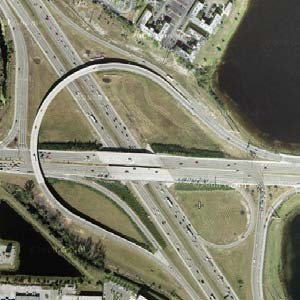
%> input picture dataset/test_4.png, 300 x 300 px
$ octave road_extraction.m   (GNU Octave 9; MATLAB toolbox functions it lacks are replaced by stand-ins)
%> lines starting %> are read from the running program, lines starting %| are printed output that depends on the picture; in (x1, y1, x2, y2) boxes, pixels count from 0 and x2, y2 are one past the last pixel; in counts of white or black regions, pixels touching at a corner belong together; the program's own positions count from 1
clc
close all;
I=imread('C:\Users\momin\Desktop\Road-extraction-from-satellite-images-master\Road_extraction\evaldataset\test_4.png');
%> I is the input picture: size 300x300x3 uint8; mean R, G, B 126.7, 125.8, 107.2
figure;
imshow(I);
title('Original image');

J=rgb2gray(I);
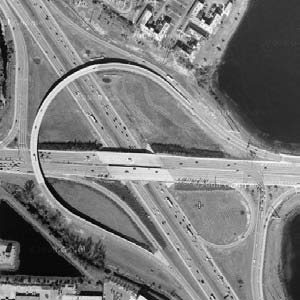
%> J: size 300x300 uint8; min 0, max 255, mean 123.9
%whos
figure,imshow(J);
title('grayscale image');
%[a,b]=size(J);
%K = zeros(a,b);
K=imadjust(J,[0.5 0.9],[]);
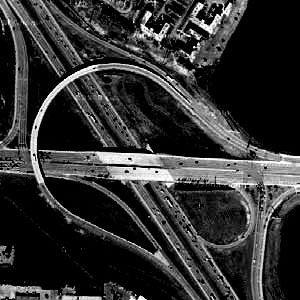
%> K: size 300x300 uint8; min 0, max 255, mean 49.9
% [4 lines of commented-out code are left out]
figure;
imshow(K);

level = graythresh(K);
%> level = 0.302
I=im2bw(K,level);
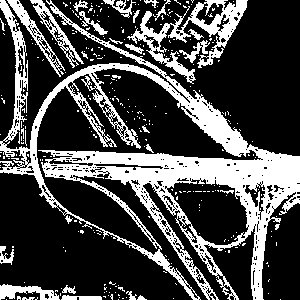
%> I: size 300x300 logical; 28.5% white; 306 white regions (277 under 20 px), largest, box (x1, y1, x2, y2) and area: (0, 0, 300, 300) 18984, (127, 0, 248, 84) 2542, (7, 0, 65, 77) 635
I = im2bw(I, 0.65);
figure;
imshow(I);
title('Binary image after thresholding');


B = medfilt2(I);
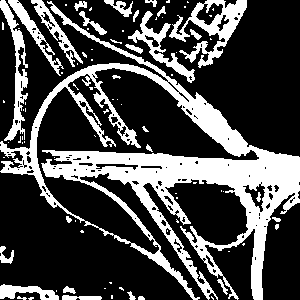
%> B: size 300x300 logical; 28.7% white; 87 white regions (58 under 20 px), largest, box (x1, y1, x2, y2) and area: (0, 1, 300, 300) 18460, (169, 0, 247, 68) 1796, (0, 0, 28, 141) 1175
figure,imshow(B);
title('median filtered image');

im = bwareaopen(B,10000);
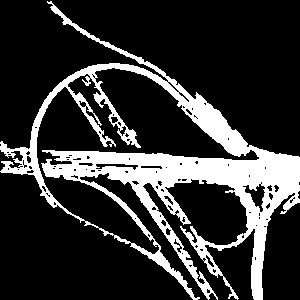
%> im: size 300x300 logical; 20.5% white; 1 white region, box (x1, y1, x2, y2) and area: (0, 1, 300, 300) 18460
%Binary = imfill(im,'holes');
figure,imshow(im);
title('removing connected components(pixel <6)');

BW = bwmorph(im,'remove');
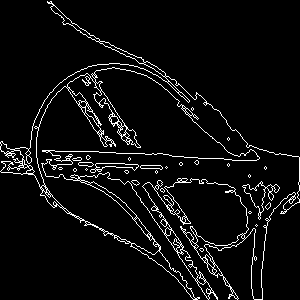
%> BW: size 300x300 logical; 5.5% white in thin lines or dots
figure,imshow(BW);
title('morphological filtering');

BW1 = edge(BW,'sobel');
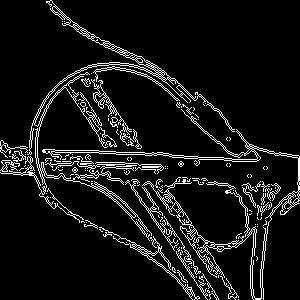
%> BW1: size 300x300 logical; 8.3% white in thin lines or dots
figure,imshow(BW1);
title('edge detection(sobel)');

%> (the run ends here)

$ run again, with dataset/test_19.png copied over dataset/test_4.png
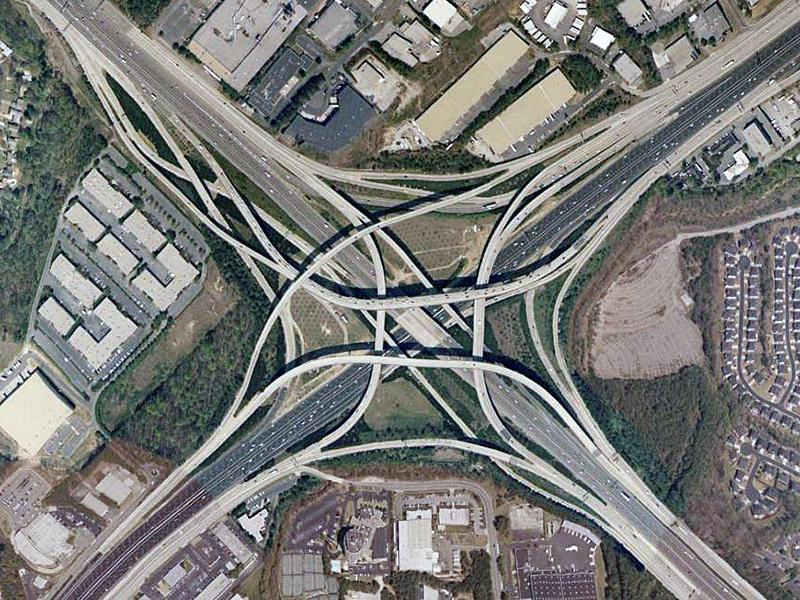
%> input picture dataset/test_19.png, 800 x 600 px
%> I is the input picture: size 600x800x3 uint8; mean R, G, B 120.7, 121.2, 119.1
%> level = 0.341
%> `I=im2bw(K,level);`:
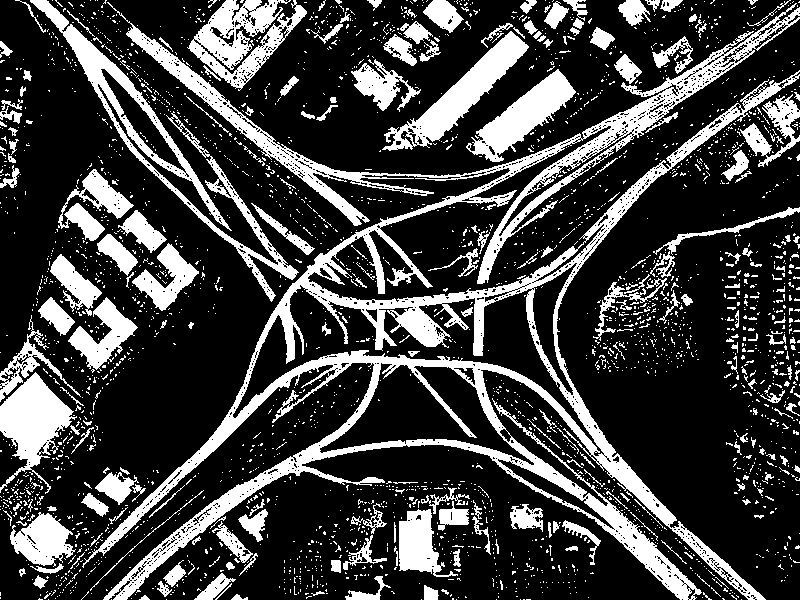
%> I: size 600x800 logical; 25.1% white; 2830 white regions (2601 under 20 px), largest, box (x1, y1, x2, y2) and area: (82, 2, 800, 600) 49047, (30, 0, 299, 302) 7126, (187, 0, 307, 91) 4664
%> B: size 600x800 logical; 24% white; 894 white regions (713 under 20 px), largest, box (x1, y1, x2, y2) and area: (83, 24, 799, 600) 43181, (477, 4, 800, 284) 7661, (30, 0, 298, 301) 7042
%> im: size 600x800 logical; 9% white; 1 white region, box (x1, y1, x2, y2) and area: (83, 24, 799, 600) 43181
%> BW: size 600x800 logical; 2.1% white in thin lines or dots, all inside (x1, y1, x2, y2) = (83, 24, 799, 600)
%> `BW1 = edge(BW,'sobel');`:
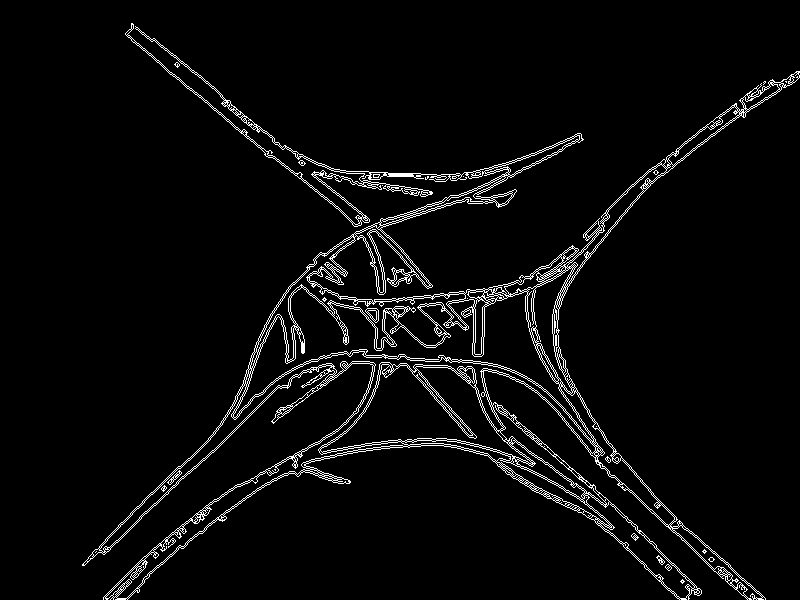
%> BW1: size 600x800 logical; 3.9% white in thin lines or dots, all inside (x1, y1, x2, y2) = (82, 23, 800, 600)

$ run again, with dataset/test_3.png copied over dataset/test_4.png
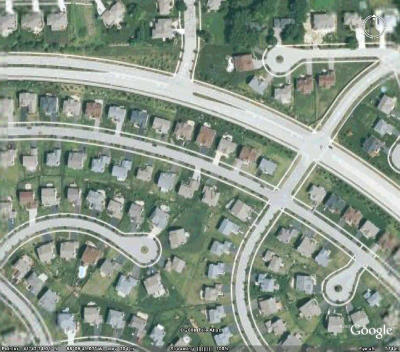
%> input picture dataset/test_3.png, 400 x 352 px
%> I is the input picture: size 352x400x3 uint8; mean R, G, B 137.5, 150.3, 137
%> level = 0.39
%> `I=im2bw(K,level);`:
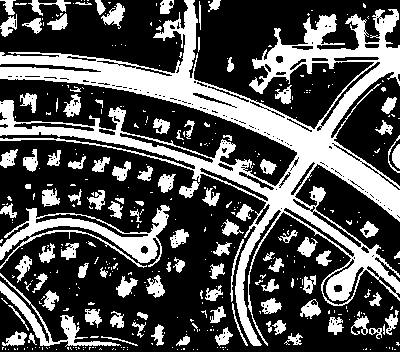
%> I: size 352x400 logical; 32.6% white; 402 white regions (298 under 20 px), largest, box (x1, y1, x2, y2) and area: (0, 0, 400, 346) 28134, (0, 205, 170, 269) 2961, (0, 273, 121, 347) 1335
%> B: size 352x400 logical; 32.1% white; 213 white regions (98 under 20 px), largest, box (x1, y1, x2, y2) and area: (0, 0, 400, 346) 28013, (0, 205, 170, 268) 2771, (0, 282, 119, 347) 1246
%> im: size 352x400 logical; 19.9% white; 1 white region, box (x1, y1, x2, y2) and area: (0, 0, 400, 346) 28013
%> BW: size 352x400 logical; 4.5% white in thin lines or dots
%> `BW1 = edge(BW,'sobel');`:
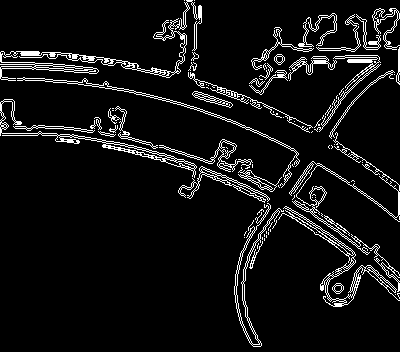
%> BW1: size 352x400 logical; 7.3% white in thin lines or dots

$ run again, with dataset/test_6.png copied over dataset/test_4.png
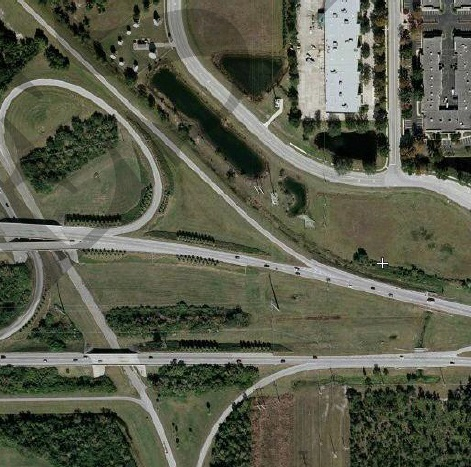
%> input picture dataset/test_6.png, 471 x 467 px
%> I is the input picture: size 467x471x3 uint8; mean R, G, B 90.2, 92.8, 75.9
%> level = 0.243
%> I: size 467x471 logical; 12.4% white; 459 white regions (425 under 20 px), largest, box (x1, y1, x2, y2) and area: (297, 0, 376, 120) 6415, (30, 79, 471, 317) 5889, (232, 0, 471, 209) 5252
%> `B = medfilt2(I);`:
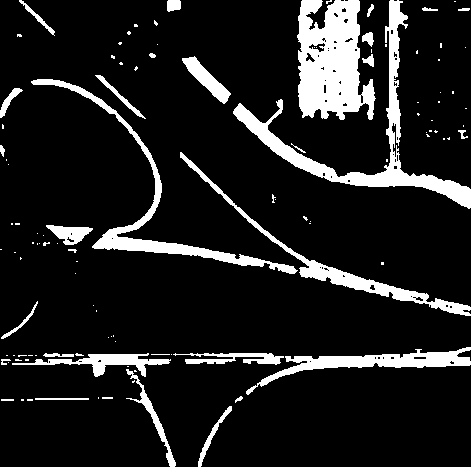
%> B: size 467x471 logical; 12.2% white; 112 white regions (80 under 20 px), largest, box (x1, y1, x2, y2) and area: (297, 0, 376, 120) 6588, (233, 0, 471, 209) 5372, (31, 79, 298, 274) 3413
%> im: size 467x471 logical; every value is 0
